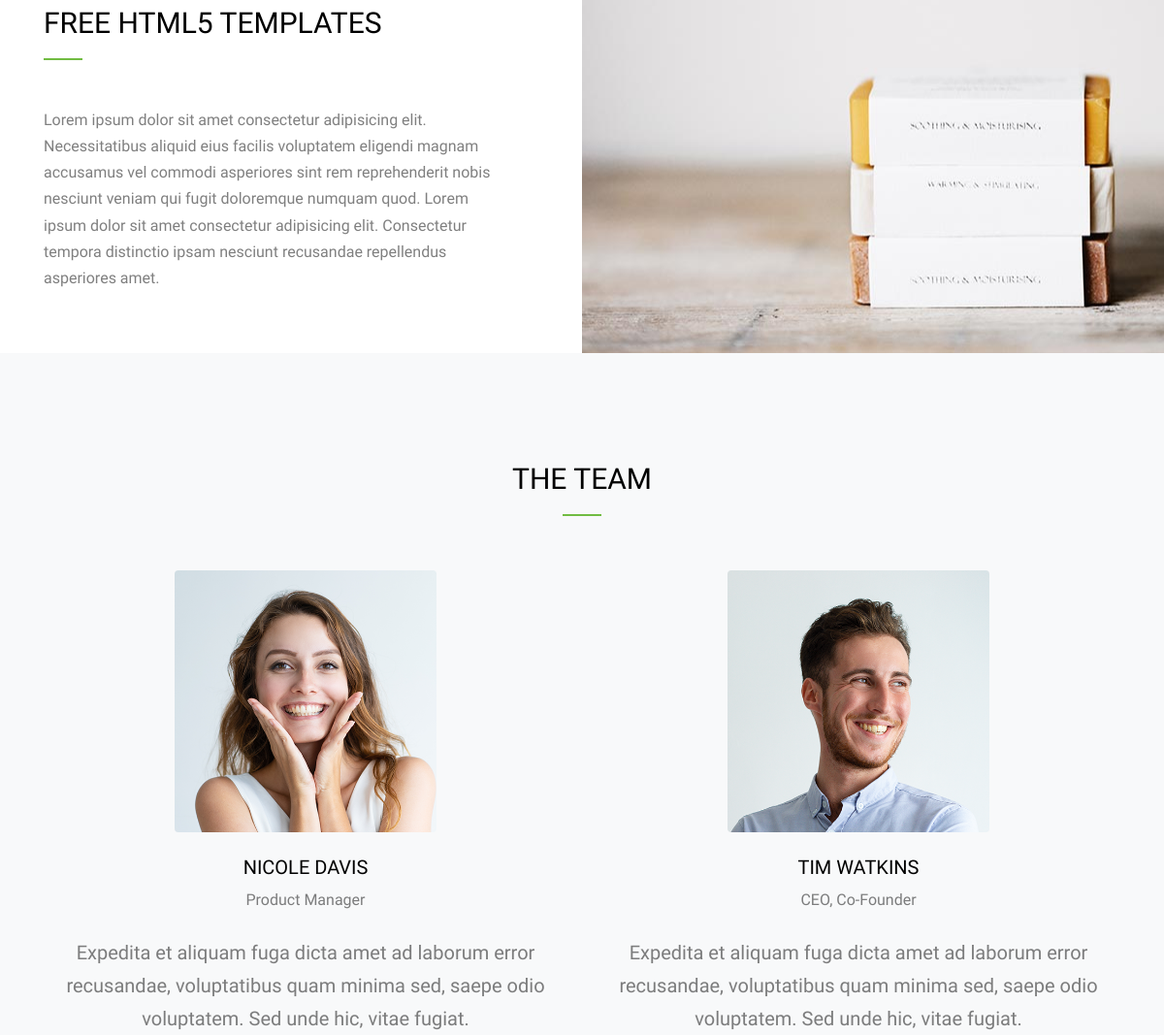
Page /about/ (middle part) on the earlier database version.
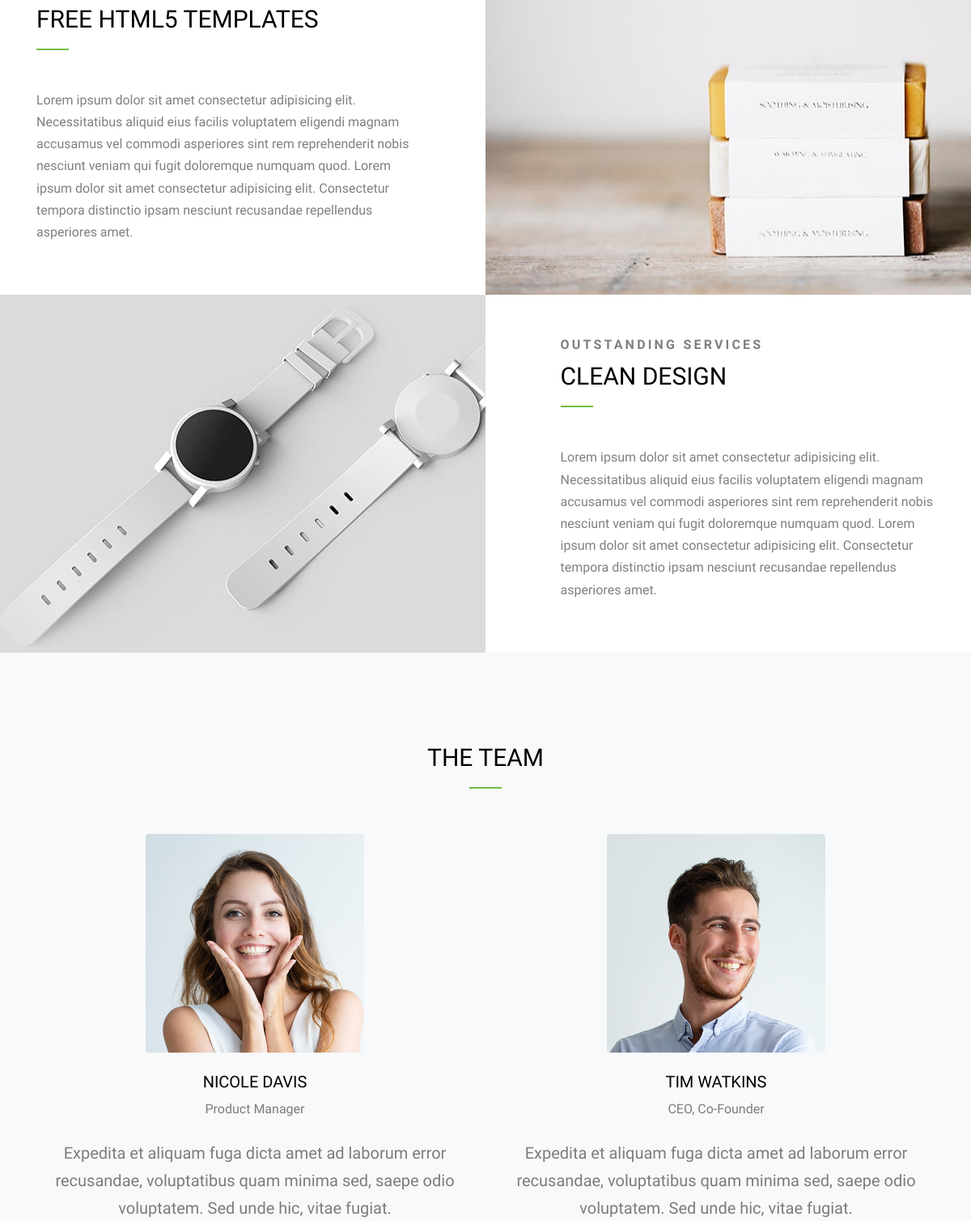
Same page on the later database version.
### base/models.py (models this page shows, shortened)
class Post(models.Model):
	category = models.ForeignKey(Category, on_delete = models.CASCADE, related_name = 'category')
	title = models.TextField()
	description = models.TextField()
	content = models.TextField()
	image = models.ImageField(upload_to = 'post')
	link = models.CharField(max_length = 64, blank = True, null = True)
	active = models.BooleanField(default = False)

### home/views.py (the view)
# urls.py: path('about/', views.about, name = 'about'),
def about(request):
	template_name = 'about.html'
	banner = models.Banner.objects.get(link = 'about')
	context = {
		'about': models.Post.objects.filter(category__name = 'about'),
		'team': models.Post.objects.filter(category__name = 'team').order_by('-id'),
		'amazon' : models.Amazon.objects.get(active = True),
		'banner' : banner
	}
	return render(request, template_name, context)

### home/context_processors.py (called while the page is built)
def menu(request):
	context = {
		'genres': models.Genre.objects.all(),
		'try' : models.Title.objects.get(link = 'try'),
	}
	return context

### template/about.html (shortened to what this page needs)
{% extends 'base.html' %}
{% load static %}
{% block content %}
  {% for item in about %}
  <div class="site-half {% if item.active %}block{% endif %}">
    <div class="img-bg-1 {% if item.active %}right{% endif %}" style="background-image: url({{ item.image.url }});" data-aos="fade"></div>
    <div class="container">
      <div class="row no-gutters align-items-stretch">
        <div class="col-lg-5 {% if item.active %}mr-lg-auto{% else %}ml-lg-auto{% endif %} py-5">
          <span class="caption d-block mb-2 font-secondary font-weight-bold">{{ item.description }}</span>
          <h2 class="site-section-heading text-uppercase font-secondary mb-5">{{ item.title }}</h2>
          <p>{{ item.content }}</p>
        </div>
      </div>
    </div>
  </div>
  {% endfor %}
  <div class="site-section bg-light">
      <div class="container">
        <div class="row mb-5">
          <div class="col-md-12" data-aos="fade">
            <h2 class="site-section-heading text-center text-uppercase">The Team</h2>
          </div>
        </div>
        <div class="row justify-content-center">
          {% for item in team %}
          <div class="col-md-6 text-center mb-5" data-aos="fade-up" data-aos-delay="100">
            <img src="{{ item.image.url }}" alt="Image" class="img-fluid rounded w-50 mb-4">
            <h2 class="h5 text-uppercase">{{ item.title }}</h2>
            <span class="d-block mb-4">{{ item.description }}</span>
            <p class="lead">{{ item.content }}</p>
          </div>
          {% endfor %}
        </div>
      </div>
    </div>
  {% endblock %}

### template/base.html (shortened to what this page needs)
{% load static %}
{% load mptt_tags %}
<!DOCTYPE html>
<html lang="en">
  <head>
    <link rel="stylesheet" href="{% static 'fonts/icomoon/style.css' %}">
    <link rel="stylesheet" href="{% static 'css/bootstrap.min.css' %}">
    <link rel="stylesheet" href="{% static 'css/magnific-popup.css' %}">
    <link rel="stylesheet" href="{% static 'css/jquery-ui.css' %}">
    <link rel="stylesheet" href="{% static 'css/owl.carousel.min.css' %}">
    <link rel="stylesheet" href="{% static 'css/owl.theme.default.min.css' %}">
    <link rel="stylesheet" href="{% static 'css/bootstrap-datepicker.css' %}">
    <link rel="stylesheet" href="{% static 'css/animate.css' %}">
    <link rel="stylesheet" href="{% static 'fonts/flaticon/font/flaticon.css' %}">
    <link rel="stylesheet" href="{% static 'css/jquery.fancybox.min.css' %}">
    <link rel="stylesheet" href="{% static 'css/aos.css' %}">
    <link rel="stylesheet" href="{% static 'css/style.css' %}">
  </head>
  <body>
  <div class="site-wrap">
    {% block content %}
    {% endblock %}
  </div>
  </body>
</html>

### static/css/style.css (style rules this page uses)
body { line-height: 1.7; color: rgba(0, 0, 0, 0.5); font-weight: 400; font-size: 1rem; font-family: SFMono-Regular, Menlo, Monaco, Consolas, "Liberation Mono", "Courier New", monospace; font-family: "Work Sans", -apple-system, BlinkMacSystemFont, "Segoe UI", Roboto, "Helvetica Neue", Arial, "Noto Sans", sans-serif, "Apple Color Emoji", "Segoe UI Emoji", "Segoe UI Symbol", "Noto Color Emoji"; background: #f4f4f4; background-size: cover; background-attachment: fixed; background-repeat: no-repeat; }
h1, h2, h3, h4, h5, .h1, .h2, .h3, .h4, .h5 { color: #000; }
.font-secondary, h1, h2, h3, h4, h5, .h1, .h2, .h3, .h4, .h5 { font-family: "Oswald", arial, sans-serif; }
.site-wrap { max-width: 1200px; margin: 0 auto; overflow: hidden; position: relative; -webkit-box-shadow: 0 0 20px 0 rgba(0, 0, 0, 0.1); box-shadow: 0 0 20px 0 rgba(0, 0, 0, 0.1); background: #fff; }
.site-wrap:before { -webkit-transition: .3s all ease-in-out; -o-transition: .3s all ease-in-out; transition: .3s all ease-in-out; background: rgba(0, 0, 0, 0.6); content: ""; position: absolute; z-index: 2000; top: 0; left: 0; right: 0; bottom: 0; opacity: 0; visibility: hidden; }
.site-section { padding: 3em 0; }
@media (min-width: 768px) { .site-section { padding: 7em 0; } }
.site-section-heading { font-size: 30px; position: relative; padding-bottom: 20px; }
.site-section-heading:before { content: ""; left: 0%; bottom: 0; position: absolute; width: 40px; height: 2px; background: #71bc42; }
.site-section-heading.text-center:before { content: ""; left: 50%; bottom: 0; -webkit-transform: translateX(-50%); -ms-transform: translateX(-50%); transform: translateX(-50%); position: absolute; width: 40px; height: 2px; background: #71bc42; }
.caption { font-size: 16px; letter-spacing: .2em; text-transform: uppercase; }
.site-half { position: relative; }
.site-half .img-bg-1 { background-size: cover; background-position: center center; background-repeat: no-repeat; position: absolute; width: 50%; height: 100%; }
.site-half .img-bg-1.right { right: 0; }

Differences in the rows shown:
added Post: image (picture), description "OUTSTANDING SERVICES", title "CLEAN DESIGN", content "Lorem ipsum dolor sit amet consectetur adipisicing elit. Necessitatibus aliquid eius facilis voluptatem eligendi magnam accusamus vel commodi asperiores sint rem reprehenderit nobis nesciunt veniam qui fugit doloremque numquam quod. Lorem ipsum dolor sit amet consectetur adipisicing elit. Consectetur tempora distinctio ipsam nesciunt recusandae repellendus asperiores amet."
